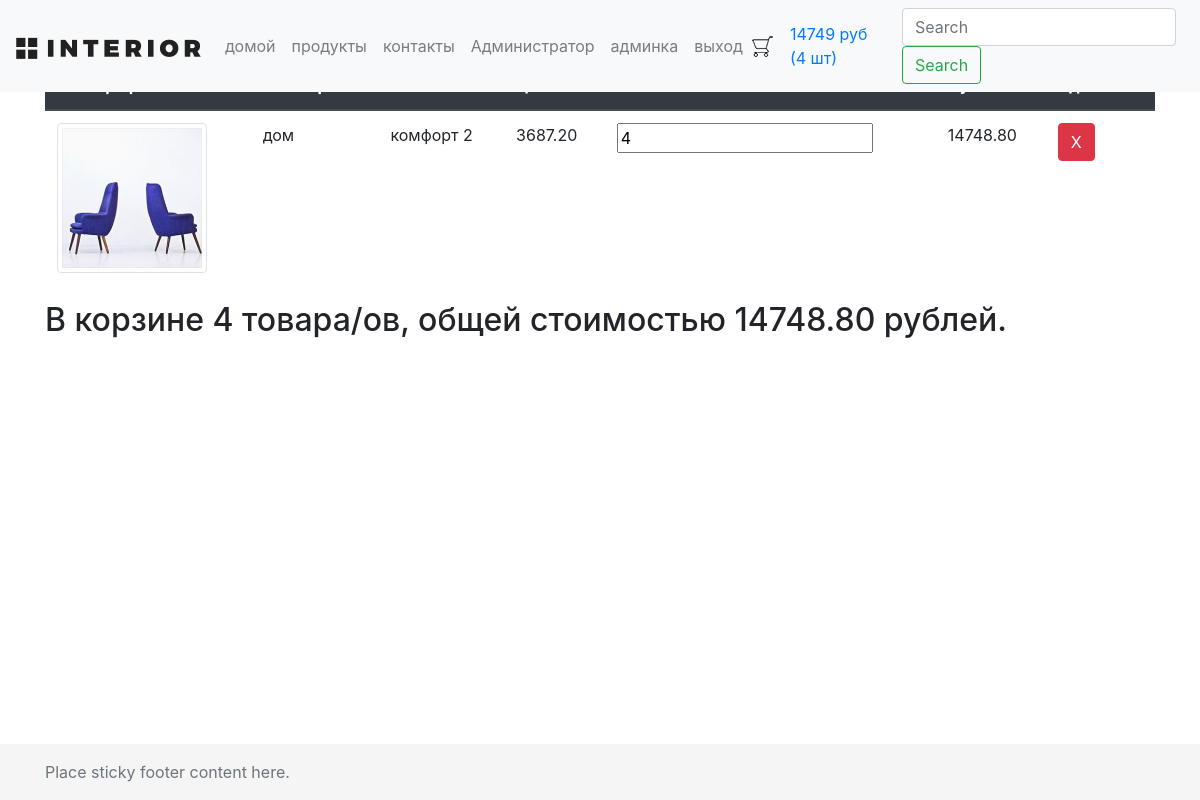
Page /basket/ (signed in) on the earlier database version.
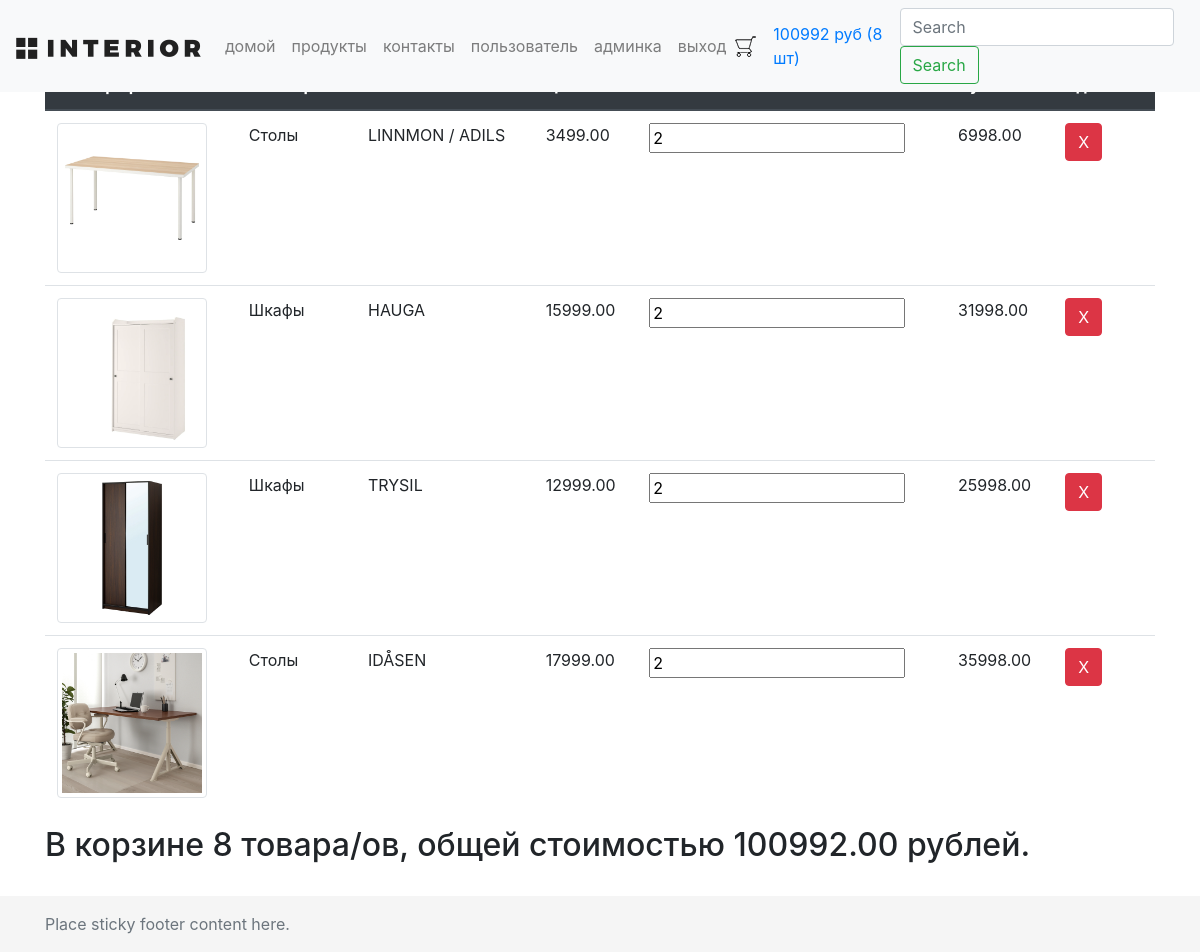
Same page on the later database version.
### authapp/models.py (models this page shows, shortened)
class ShopUser(AbstractUser):
    avatar = models.ImageField(upload_to='users_avatars', blank=True, verbose_name='аватарка')
    age = models.PositiveSmallIntegerField(verbose_name='возраст')
    activation_key = models.CharField(max_length=128, blank=True)
    activation_key_expires = models.DateTimeField(default=(now() + timedelta(hours=48)))

### basketapp/models.py (models this page shows)
class Basket(models.Model):
    user = models.ForeignKey(settings.AUTH_USER_MODEL, on_delete=models.CASCADE)
    product = models.ForeignKey(Product, on_delete=models.CASCADE)
    quantity = models.PositiveIntegerField(default=0)
    add_datetime = models.DateTimeField(auto_now_add=True)
    @property
    def product_cost(self):
        return self.product.price * self.quantity
    @property
    def total_quantity(self):
        _items = Basket.objects.filter(user=self.user)
        _total_quantity = sum(list(map(lambda x: x.quantity, _items)))
        return _total_quantity
    @property
    def total_cost(self):
        _items = Basket.objects.filter(user=self.user)
        _total_cost = sum(list(map(lambda x: x.product_cost, _items)))
        return _total_cost

### mainapp/models.py (models this page shows, shortened)
class Product(models.Model):
    category = models.ForeignKey(ProductCategory, on_delete=models.CASCADE, verbose_name='категория')
    name = models.CharField(max_length=128, verbose_name='имя')
    image = models.ImageField(upload_to='products_images', blank=True, verbose_name='картинка')
    short_desc = models.CharField(max_length=128, blank=True, verbose_name='короткое описание')
    description = models.TextField(blank=True, verbose_name='полное описание')
    price = models.DecimalField(max_digits=8, decimal_places=2, default=0, verbose_name='цена')
    quantity = models.PositiveSmallIntegerField(default=0, verbose_name='количество')
    is_active = models.BooleanField(default=True)
    class Meta:
        verbose_name = 'товар'
        verbose_name_plural = 'товары'

class ProductCategory(models.Model):
    name = models.CharField(max_length=64, unique=True, verbose_name='имя')
    description = models.TextField(blank=True, verbose_name='описание')
    is_active = models.BooleanField(default=True)
    class Meta:
        verbose_name = 'категория'
        verbose_name_plural = 'категории'

### basketapp/views.py (the view)
# urls.py: path('basket/', include('basketapp.urls', namespace='basket')),
@login_required
def basket(request):
    content = {
        'basket': Basket.objects.filter(user=request.user)
    }
    return render(request, 'basketapp/basket.html', content)

### mainapp/context_processors.py (called while the page is built)
def basket(request):
    basket_items = []
    if request.user.is_authenticated:
        basket_items = Basket.objects.filter(user=request.user)
    return {
        'basket': basket_items
    }

### basketapp/templates/basketapp/basket.html
{% extends 'basketapp/base.html' %}
{% load static %}
{% block content %}
    <div class="basket_list">
        {% include 'basketapp/includes/inc_basket_list.html' %}
    </div>
{% endblock %}

### basketapp/templates/basketapp/base.html (shortened to what this page needs)
{% load static %}
<!DOCTYPE html>
<html lang="en" class="h-100">
<head>
    {% block css %}
        <link rel="stylesheet" type="text/css" href="{% static 'css/bootstrap.min.css' %}">
        <link rel="stylesheet" type="text/css" href="{% static 'css/my_css.css' %}">
        <link rel="stylesheet" href="{% static 'fonts/font-awesome/css/font-awesome.css' %}">
    {% endblock %}
</head>
<body class="d-flex flex-column h-100">
<header>
    {% block menu %}
        <nav class="navbar navbar-expand-md navbar-light fixed-top bg-light">
            <a class="navbar-brand" href="/"><img src="/static/img/logo.png"></a>
            <div class="collapse navbar-collapse" id="navbarCollapse">
                {% include 'mainapp/includes/inc_menu.html' %}
                <img src="/static/img/basket.png">
                <a href="{% url 'basket:basket' %}" class="nav-link">
                    {% if basket %}
                        {{ basket.0.total_cost|floatformat:0 }} руб
                        ({{ basket.0.total_quantity }} шт)
                    {% endif %}
                </a>
                <form class="form-inline mt-2 mt-md-0">
                    <input class="form-control mr-sm-2" type="text" placeholder="Search" aria-label="Search">
                    <button class="btn btn-outline-success my-2 my-sm-0" type="submit">Search</button>
                </form>
            </div>
        </nav>
    {% endblock %}
</header>
<main role="main" class="flex-shrink-0">
    <div class="container">
        {% block content %}
        {% endblock %}
    </div>
</main>
<footer class="footer mt-auto py-3">
    <div class="container">
        <span class="text-muted">Place sticky footer content here.</span>
    </div>
</footer>
</body>
</html>

### mainapp/templates/mainapp/includes/inc_menu.html
<ul class="navbar-nav mr-auto">
    <li class="nav-item {% if request.resolver_match.url_name == 'main' %}active{% endif %}">
        <a class="nav-link" href="{% url 'main' %}">
            домой <span class="sr-only">(current)</span>
        </a>
    </li>
    <li class="nav-item {% if request.resolver_match.url_name == 'products' %}active{% endif %}">
        <a href="{% url 'products:products' %}"
           class="nav-link">
            продукты
        </a>
    </li>
    <li class="nav-item {% if request.resolver_match.url_name == 'contact' %}active{% endif %}">
        <a href="{% url 'contact' %}"
           class="nav-link">
            контакты
        </a>
    </li>
    {% if user.is_authenticated %}
        <li class="nav-item {% if request.resolver_match.url_name == 'edit' %}active{% endif %}">
            <a href="{% url 'auth:edit' %}" class="nav-link">
                {% if user.first_name %}
                    {{ user.first_name }}
                {% else %}
                    пользователь
                {% endif %}
            </a>
        </li>
        {% if user.is_superuser %}
            <li class="nav-item">
                <a href="{% url 'admin:users' %}" class="nav-link">админка</a>
            </li>
        {% endif %}
        <li class="nav-item"><a href="{% url 'auth:logout' %}" class="nav-link">выход</a></li>
    {% else %}
        <li class="nav-item"><a href="{% url 'auth:login' %}" class="nav-link">вход</a></li>
    {% endif %}
</ul>

### basketapp/templates/basketapp/includes/inc_basket_list.html
<table class="table">
    <thead class="thead-dark">
    <tr>
        <th scope="col">Фотография</th>
        <th scope="col">Категория</th>
        <th scope="col">Название</th>
        <th scope="col">Цена</th>
        <th scope="col">Количество</th>
        <th scope="col">Сумма</th>
        <th scope="col">Удалить</th>
    </tr>
    </thead>
    <tbody>
    {% for item in basket %}
        <tr>
            <td><img src="/media/{{ item.product.image }}" width="150px" class="img-thumbnail"></td>
            <td>{{ item.product.category.name }}</td>
            <td>{{ item.product.name }}</td>
            <td>{{ item.product.price }}</td>
            <td><input name="{{ item.pk }}" value="{{ item.quantity }}" min="0" type="number"></td>
            <td>{{ item.product_cost }}</td>
            <td><a href="{% url 'basket:remove' item.pk %}" class="btn btn-danger">X</a></td>
        </tr>
    {% endfor %}
    </tbody>
</table>
<div class="row">
    {% if basket %}
        <div class="col mb-4">
            <h2>
                В корзине {{ basket.0.total_quantity }} товара/ов, общей стоимостью {{ basket.0.total_cost }} рублей.
            </h2>
        </div>
    {% else %}
        <div class="col mb-4">
            <h2>
                В корзине пока пусто :(
            </h2>
        </div>
    {% endif %}
</div>

Differences in the rows shown:
no longer on this page (row edited): ShopUser: first_name "Администратор"
added Basket: user+product+quantity "100992", user+quantity "8", product.image (picture), product.category.name "Столы", product.name "LINNMON / ADILS", product.price "3499.00", quantity "2", product_cost "6998.00", user+product+quantity "100992.00"
changed Basket: product.image: a different picture; product.category.name "дом" → "Шкафы"; product.name "комфорт 2" → "HAUGA"; product.price "3687.20" → "15999.00"; pk "4" → "2"; product_cost "14748.80" → "31998.00"
added Basket: product.image (picture), product.category.name "Шкафы", product.name "TRYSIL", product.price "12999.00", quantity "2", product_cost "25998.00"
now on this page (row edited): Basket: product.image (picture), product.category.name "Столы", product.name "IDÅSEN", product.price "17999.00", quantity "2", product_cost "35998.00"
Other differences:
{{ basket.0.total_cost|floatformat:0 }}: "14749" → "100992"
{{ basket.0.total_quantity }}: "4" → "8"
{{ basket.0.total_cost }}: "14748.80" → "100992.00"
text now shown: "пользователь"
